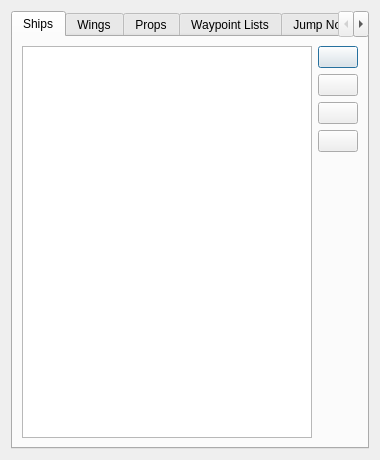
<?xml version="1.0" encoding="UTF-8"?>
<ui version="4.0">
 <class>fso::fred::dialogs::ReorderDialog</class>
 <widget class="QDialog" name="ReorderDialog">
  <property name="geometry">
   <rect>
    <x>0</x>
    <y>0</y>
    <width>380</width>
    <height>460</height>
   </rect>
  </property>
  <property name="windowTitle">
   <string>Reorder Objects</string>
  </property>
  <layout class="QVBoxLayout" name="rootLayout">
   <item>
    <widget class="QTabWidget" name="tabWidget">
     <property name="currentIndex">
      <number>0</number>
     </property>
     <widget class="QWidget" name="shipsTab">
      <attribute name="title">
       <string>Ships</string>
      </attribute>
      <layout class="QHBoxLayout" name="shipsLayout">
       <item>
        <widget class="QListWidget" name="shipList">
         <property name="editTriggers">
          <set>QAbstractItemView::NoEditTriggers</set>
         </property>
        </widget>
       </item>
       <item>
        <layout class="QVBoxLayout" name="shipButtonsLayout">
         <item>
          <widget class="QPushButton" name="shipMoveTopBtn">
           <property name="sizePolicy">
            <sizepolicy hsizetype="Fixed" vsizetype="Fixed">
             <horstretch>0</horstretch>
             <verstretch>0</verstretch>
            </sizepolicy>
           </property>
           <property name="toolTip">
            <string>Move to top</string>
           </property>
           <property name="text">
            <string/>
           </property>
          </widget>
         </item>
         <item>
          <widget class="QPushButton" name="shipMoveUpBtn">
           <property name="sizePolicy">
            <sizepolicy hsizetype="Fixed" vsizetype="Fixed">
             <horstretch>0</horstretch>
             <verstretch>0</verstretch>
            </sizepolicy>
           </property>
           <property name="toolTip">
            <string>Move up</string>
           </property>
           <property name="text">
            <string/>
           </property>
          </widget>
         </item>
         <item>
          <widget class="QPushButton" name="shipMoveDownBtn">
           <property name="sizePolicy">
            <sizepolicy hsizetype="Fixed" vsizetype="Fixed">
             <horstretch>0</horstretch>
             <verstretch>0</verstretch>
            </sizepolicy>
           </property>
           <property name="toolTip">
            <string>Move down</string>
           </property>
           <property name="text">
            <string/>
           </property>
          </widget>
         </item>
         <item>
          <widget class="QPushButton" name="shipMoveBottomBtn">
           <property name="sizePolicy">
            <sizepolicy hsizetype="Fixed" vsizetype="Fixed">
             <horstretch>0</horstretch>
             <verstretch>0</verstretch>
            </sizepolicy>
           </property>
           <property name="toolTip">
            <string>Move to bottom</string>
           </property>
           <property name="text">
            <string/>
           </property>
          </widget>
         </item>
         <item>
          <spacer name="shipButtonsSpacer">
           <property name="orientation">
            <enum>Qt::Vertical</enum>
           </property>
           <property name="sizeHint" stdset="0">
            <size>
             <width>20</width>
             <height>40</height>
            </size>
           </property>
          </spacer>
         </item>
        </layout>
       </item>
      </layout>
     </widget>
     <widget class="QWidget" name="wingsTab">
      <attribute name="title">
       <string>Wings</string>
      </attribute>
      <layout class="QHBoxLayout" name="wingsLayout">
       <item>
        <widget class="QListWidget" name="wingList">
         <property name="editTriggers">
          <set>QAbstractItemView::NoEditTriggers</set>
         </property>
        </widget>
       </item>
       <item>
        <layout class="QVBoxLayout" name="wingButtonsLayout">
         <item>
          <widget class="QPushButton" name="wingMoveTopBtn">
           <property name="sizePolicy">
            <sizepolicy hsizetype="Fixed" vsizetype="Fixed">
             <horstretch>0</horstretch>
             <verstretch>0</verstretch>
            </sizepolicy>
           </property>
           <property name="toolTip">
            <string>Move to top</string>
           </property>
           <property name="text">
            <string/>
           </property>
          </widget>
         </item>
         <item>
          <widget class="QPushButton" name="wingMoveUpBtn">
           <property name="sizePolicy">
            <sizepolicy hsizetype="Fixed" vsizetype="Fixed">
             <horstretch>0</horstretch>
             <verstretch>0</verstretch>
            </sizepolicy>
           </property>
           <property name="toolTip">
            <string>Move up</string>
           </property>
           <property name="text">
            <string/>
           </property>
          </widget>
         </item>
         <item>
          <widget class="QPushButton" name="wingMoveDownBtn">
           <property name="sizePolicy">
            <sizepolicy hsizetype="Fixed" vsizetype="Fixed">
             <horstretch>0</horstretch>
             <verstretch>0</verstretch>
            </sizepolicy>
           </property>
           <property name="toolTip">
            <string>Move down</string>
           </property>
           <property name="text">
            <string/>
           </property>
          </widget>
         </item>
         <item>
          <widget class="QPushButton" name="wingMoveBottomBtn">
           <property name="sizePolicy">
            <sizepolicy hsizetype="Fixed" vsizetype="Fixed">
             <horstretch>0</horstretch>
             <verstretch>0</verstretch>
            </sizepolicy>
           </property>
           <property name="toolTip">
            <string>Move to bottom</string>
           </property>
           <property name="text">
            <string/>
           </property>
          </widget>
         </item>
         <item>
          <spacer name="wingButtonsSpacer">
           <property name="orientation">
            <enum>Qt::Vertical</enum>
           </property>
           <property name="sizeHint" stdset="0">
            <size>
             <width>20</width>
             <height>40</height>
            </size>
           </property>
          </spacer>
         </item>
        </layout>
       </item>
      </layout>
     </widget>
     <widget class="QWidget" name="propsTab">
      <attribute name="title">
       <string>Props</string>
      </attribute>
      <layout class="QHBoxLayout" name="propsLayout">
       <item>
        <widget class="QListWidget" name="propList">
         <property name="editTriggers">
          <set>QAbstractItemView::NoEditTriggers</set>
         </property>
        </widget>
       </item>
       <item>
        <layout class="QVBoxLayout" name="propButtonsLayout">
         <item>
          <widget class="QPushButton" name="propMoveTopBtn">
           <property name="sizePolicy">
            <sizepolicy hsizetype="Fixed" vsizetype="Fixed">
             <horstretch>0</horstretch>
             <verstretch>0</verstretch>
            </sizepolicy>
           </property>
           <property name="toolTip">
            <string>Move to top</string>
           </property>
           <property name="text">
            <string/>
           </property>
          </widget>
         </item>
         <item>
          <widget class="QPushButton" name="propMoveUpBtn">
           <property name="sizePolicy">
            <sizepolicy hsizetype="Fixed" vsizetype="Fixed">
             <horstretch>0</horstretch>
             <verstretch>0</verstretch>
            </sizepolicy>
           </property>
           <property name="toolTip">
            <string>Move up</string>
           </property>
           <property name="text">
            <string/>
           </property>
          </widget>
         </item>
         <item>
          <widget class="QPushButton" name="propMoveDownBtn">
           <property name="sizePolicy">
            <sizepolicy hsizetype="Fixed" vsizetype="Fixed">
             <horstretch>0</horstretch>
             <verstretch>0</verstretch>
            </sizepolicy>
           </property>
           <property name="toolTip">
            <string>Move down</string>
           </property>
           <property name="text">
            <string/>
           </property>
          </widget>
         </item>
         <item>
          <widget class="QPushButton" name="propMoveBottomBtn">
           <property name="sizePolicy">
            <sizepolicy hsizetype="Fixed" vsizetype="Fixed">
             <horstretch>0</horstretch>
             <verstretch>0</verstretch>
            </sizepolicy>
           </property>
           <property name="toolTip">
            <string>Move to bottom</string>
           </property>
           <property name="text">
            <string/>
           </property>
          </widget>
         </item>
         <item>
          <spacer name="propButtonsSpacer">
           <property name="orientation">
            <enum>Qt::Vertical</enum>
           </property>
           <property name="sizeHint" stdset="0">
            <size>
             <width>20</width>
             <height>40</height>
            </size>
           </property>
          </spacer>
         </item>
        </layout>
       </item>
      </layout>
     </widget>
     <widget class="QWidget" name="waypointsTab">
      <attribute name="title">
       <string>Waypoint Lists</string>
      </attribute>
      <layout class="QHBoxLayout" name="waypointsLayout">
       <item>
        <widget class="QListWidget" name="waypointList">
         <property name="editTriggers">
          <set>QAbstractItemView::NoEditTriggers</set>
         </property>
        </widget>
       </item>
       <item>
        <layout class="QVBoxLayout" name="waypointButtonsLayout">
         <item>
          <widget class="QPushButton" name="waypointMoveTopBtn">
           <property name="sizePolicy">
            <sizepolicy hsizetype="Fixed" vsizetype="Fixed">
             <horstretch>0</horstretch>
             <verstretch>0</verstretch>
            </sizepolicy>
           </property>
           <property name="toolTip">
            <string>Move to top</string>
           </property>
           <property name="text">
            <string/>
           </property>
          </widget>
         </item>
         <item>
          <widget class="QPushButton" name="waypointMoveUpBtn">
           <property name="sizePolicy">
            <sizepolicy hsizetype="Fixed" vsizetype="Fixed">
             <horstretch>0</horstretch>
             <verstretch>0</verstretch>
            </sizepolicy>
           </property>
           <property name="toolTip">
            <string>Move up</string>
           </property>
           <property name="text">
            <string/>
           </property>
          </widget>
         </item>
         <item>
          <widget class="QPushButton" name="waypointMoveDownBtn">
           <property name="sizePolicy">
            <sizepolicy hsizetype="Fixed" vsizetype="Fixed">
             <horstretch>0</horstretch>
             <verstretch>0</verstretch>
            </sizepolicy>
           </property>
           <property name="toolTip">
            <string>Move down</string>
           </property>
           <property name="text">
            <string/>
           </property>
          </widget>
         </item>
         <item>
          <widget class="QPushButton" name="waypointMoveBottomBtn">
           <property name="sizePolicy">
            <sizepolicy hsizetype="Fixed" vsizetype="Fixed">
             <horstretch>0</horstretch>
             <verstretch>0</verstretch>
            </sizepolicy>
           </property>
           <property name="toolTip">
            <string>Move to bottom</string>
           </property>
           <property name="text">
            <string/>
           </property>
          </widget>
         </item>
         <item>
          <spacer name="waypointButtonsSpacer">
           <property name="orientation">
            <enum>Qt::Vertical</enum>
           </property>
           <property name="sizeHint" stdset="0">
            <size>
             <width>20</width>
             <height>40</height>
            </size>
           </property>
          </spacer>
         </item>
        </layout>
       </item>
      </layout>
     </widget>
     <widget class="QWidget" name="jumpNodesTab">
      <attribute name="title">
       <string>Jump Nodes</string>
      </attribute>
      <layout class="QHBoxLayout" name="jumpNodesLayout">
       <item>
        <widget class="QListWidget" name="jumpNodeList">
         <property name="editTriggers">
          <set>QAbstractItemView::NoEditTriggers</set>
         </property>
        </widget>
       </item>
       <item>
        <layout class="QVBoxLayout" name="jumpNodeButtonsLayout">
         <item>
          <widget class="QPushButton" name="jumpNodeMoveTopBtn">
           <property name="sizePolicy">
            <sizepolicy hsizetype="Fixed" vsizetype="Fixed">
             <horstretch>0</horstretch>
             <verstretch>0</verstretch>
            </sizepolicy>
           </property>
           <property name="toolTip">
            <string>Move to top</string>
           </property>
           <property name="text">
            <string/>
           </property>
          </widget>
         </item>
         <item>
          <widget class="QPushButton" name="jumpNodeMoveUpBtn">
           <property name="sizePolicy">
            <sizepolicy hsizetype="Fixed" vsizetype="Fixed">
             <horstretch>0</horstretch>
             <verstretch>0</verstretch>
            </sizepolicy>
           </property>
           <property name="toolTip">
            <string>Move up</string>
           </property>
           <property name="text">
            <string/>
           </property>
          </widget>
         </item>
         <item>
          <widget class="QPushButton" name="jumpNodeMoveDownBtn">
           <property name="sizePolicy">
            <sizepolicy hsizetype="Fixed" vsizetype="Fixed">
             <horstretch>0</horstretch>
             <verstretch>0</verstretch>
            </sizepolicy>
           </property>
           <property name="toolTip">
            <string>Move down</string>
           </property>
           <property name="text">
            <string/>
           </property>
          </widget>
         </item>
         <item>
          <widget class="QPushButton" name="jumpNodeMoveBottomBtn">
           <property name="sizePolicy">
            <sizepolicy hsizetype="Fixed" vsizetype="Fixed">
             <horstretch>0</horstretch>
             <verstretch>0</verstretch>
            </sizepolicy>
           </property>
           <property name="toolTip">
            <string>Move to bottom</string>
           </property>
           <property name="text">
            <string/>
           </property>
          </widget>
         </item>
         <item>
          <spacer name="jumpNodeButtonsSpacer">
           <property name="orientation">
            <enum>Qt::Vertical</enum>
           </property>
           <property name="sizeHint" stdset="0">
            <size>
             <width>20</width>
             <height>40</height>
            </size>
           </property>
          </spacer>
         </item>
        </layout>
       </item>
      </layout>
     </widget>
    </widget>
   </item>
  </layout>
 </widget>
 <resources/>
 <connections/>
</ui>
